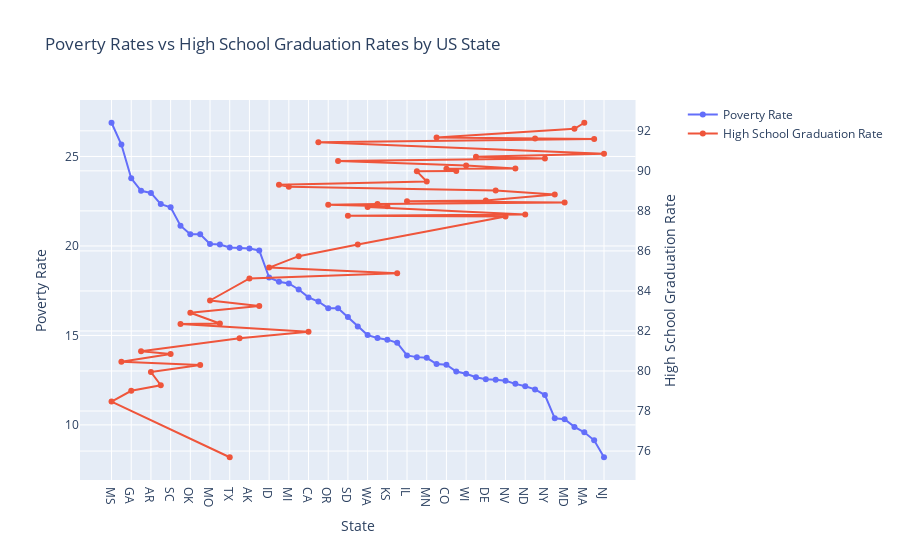

This figure's notebook cell:
### Markdown cell above
# Visualise the Relationship between Poverty Rates and High School Graduation Rates

#### Create a line chart with two y-axes to show if the rations of poverty and high school graduation move together.

### Code cell
from plotly.subplots import make_subplots

import plotly.graph_objects as go

# Create a subplot with secondary y-axis
fig = make_subplots(specs=[[{"secondary_y": True}]])

# Add traces
fig.add_trace(
    go.Scatter(
        x=state_poverty_rate["Geographic Area"],
        y=state_poverty_rate["poverty_rate"],
        name="Poverty Rate",
        mode="lines+markers",
    ),
    secondary_y=False,
)

fig.add_trace(
    go.Scatter(
        x=state_hs_grad_rate["Geographic Area"],
        y=state_hs_grad_rate["percent_completed_hs"],
        name="High School Graduation Rate",
        mode="lines+markers",
    ),
    secondary_y=True,
)

# Add figure title
fig.update_layout(
    title_text="Poverty Rates vs High School Graduation Rates by US State"
)

# Set x-axis title
fig.update_xaxes(title_text="State")

# Set y-axes titles
fig.update_yaxes(title_text="Poverty Rate", secondary_y=False)
fig.update_yaxes(title_text="High School Graduation Rate", secondary_y=True)

fig.show()

### Figure 1 — Plotly figure (JSON) as saved in the notebook; plotly's stock layout.template omitted (floating-point values rounded to 4 significant figures)
{"data": [{"mode": "lines+markers", "name": "Poverty Rate", "type": "scatter", "x": ["MS", "AZ", "GA", "NM", "AR", "LA", "SC", "WV", "OK", "AL", "MO", "KY", "TX", "TN", "AK", "NC", "ID", "DC", "MI", "FL", "CA", "ME", "OR", "MT", "SD", "IN", "WA", "OH", "KS", "VA", "IL", "VT", "MN", "HI", "CO", "NE", "WI", "NH", "DE", "PA", "NV", "IA", "ND", "UT", "NY", "RI", "MD", "WY", "MA", "CT", "NJ"], "xaxis": "x", "y": [26.88, 25.67, 23.78, 23.08, 22.96, 22.34, 22.16, 21.13, 20.66, 20.65, 20.11, 20.08, 19.92, 19.89, 19.85, 19.75, 18.24, 18, 17.9, 17.57, 17.12, 16.89, 16.52, 16.51, 16.03, 15.5, 15.02, 14.85, 14.76, 14.59, 13.88, 13.79, 13.75, 13.4, 13.36, 12.98, 12.86, 12.66, 12.56, 12.52, 12.47, 12.29, 12.16, 11.98, 11.67, 10.37, 10.31, 9.888, 9.585, 9.137, 8.191], "yaxis": "y"}, {"mode": "lines+markers", "name": "High School Graduation Rate", "type": "scatter", "x": ["TX", "MS", "GA", "LA", "AR", "AL", "AZ", "SC", "NM", "TN", "CA", "WV", "KY", "OK", "NC", "MO", "AK", "VA", "ID", "FL", "IN", "NV", "SD", "ND", "WA", "KS", "OR", "OH", "MD", "IL", "DE", "RI", "PA", "MI", "DC", "MN", "VT", "NE", "CO", "IA", "WI", "MT", "NY", "NH", "NJ", "ME", "CT", "UT", "HI", "WY", "MA"], "xaxis": "x", "y": [75.69, 78.47, 79.01, 79.29, 79.95, 80.3, 80.47, 80.85, 80.98, 81.63, 81.96, 82.35, 82.37, 82.91, 83.25, 83.52, 84.63, 84.88, 85.17, 85.74, 86.32, 87.72, 87.75, 87.82, 88.2, 88.23, 88.3, 88.34, 88.42, 88.48, 88.52, 88.82, 89.02, 89.21, 89.3, 89.47, 89.98, 89.99, 90.11, 90.11, 90.26, 90.49, 90.61, 90.71, 90.85, 91.43, 91.59, 91.62, 91.67, 92.1, 92.4], "yaxis": "y2"}], "layout": {"title": {"text": "Poverty Rates vs High School Graduation Rates by US State"}, "xaxis": {"anchor": "y", "domain": [0, 0.94], "title": {"text": "State"}}, "yaxis": {"anchor": "x", "domain": [0, 1], "title": {"text": "Poverty Rate"}}, "yaxis2": {"anchor": "x", "overlaying": "y", "side": "right", "title": {"text": "High School Graduation Rate"}}}}
